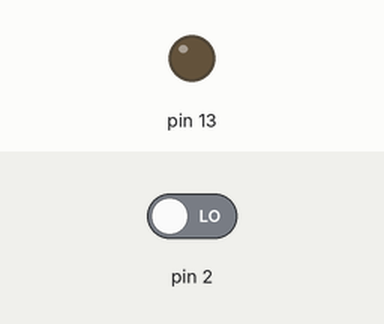
This sketch was run on a simulated Arduino Uno, built with avr-gcc and run on an emulated ATmega328P. On the bench: output pins drawn as LEDs (lit = HIGH). Inputs (shaded band) come from the test bench; at power-on: pin 2 LOW.

Above: at 2.8 s.
2.9 s: pin 2 driven HIGH
At 3.9 s:
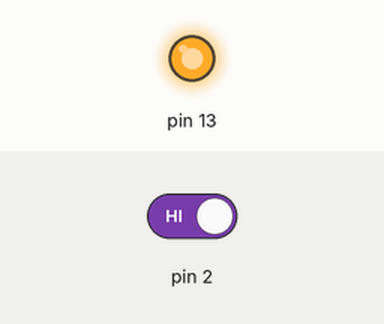
4.5 s: pin 2 driven LOW
At 5.4 s:
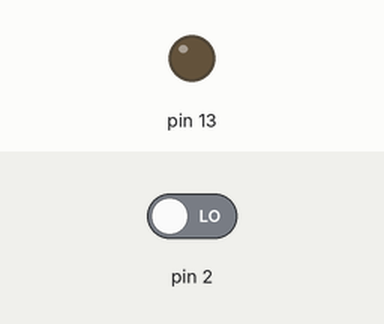
Timing chart, 0 to 7.5 s (numbered marks = the images above; inputs shaded):
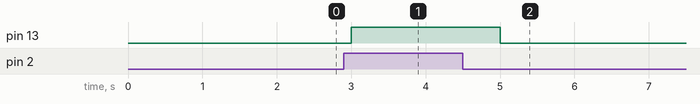

The sketch:

ir_sensor.ino
```cpp
int input1= 0;
int input2= 1;
int LED= 13;
int IRsensor= 2;
void setup() {
  pinMode(2,INPUT);
  pinMode(13,OUTPUT);
Serial.print(9600);
}

void loop() {

if(digitalRead(2)==HIGH)

{

digitalWrite(13, HIGH);
Serial.println(input2);
}

else

{

digitalWrite(13, LOW);

}
Serial.println(input1);
delay(1000);

}
```

Measured:
- after the input at 2.9 s, pin 13: LOW → HIGH after 0.10 s
- after the input at 4.5 s, pin 13: HIGH → LOW after 0.50 s
